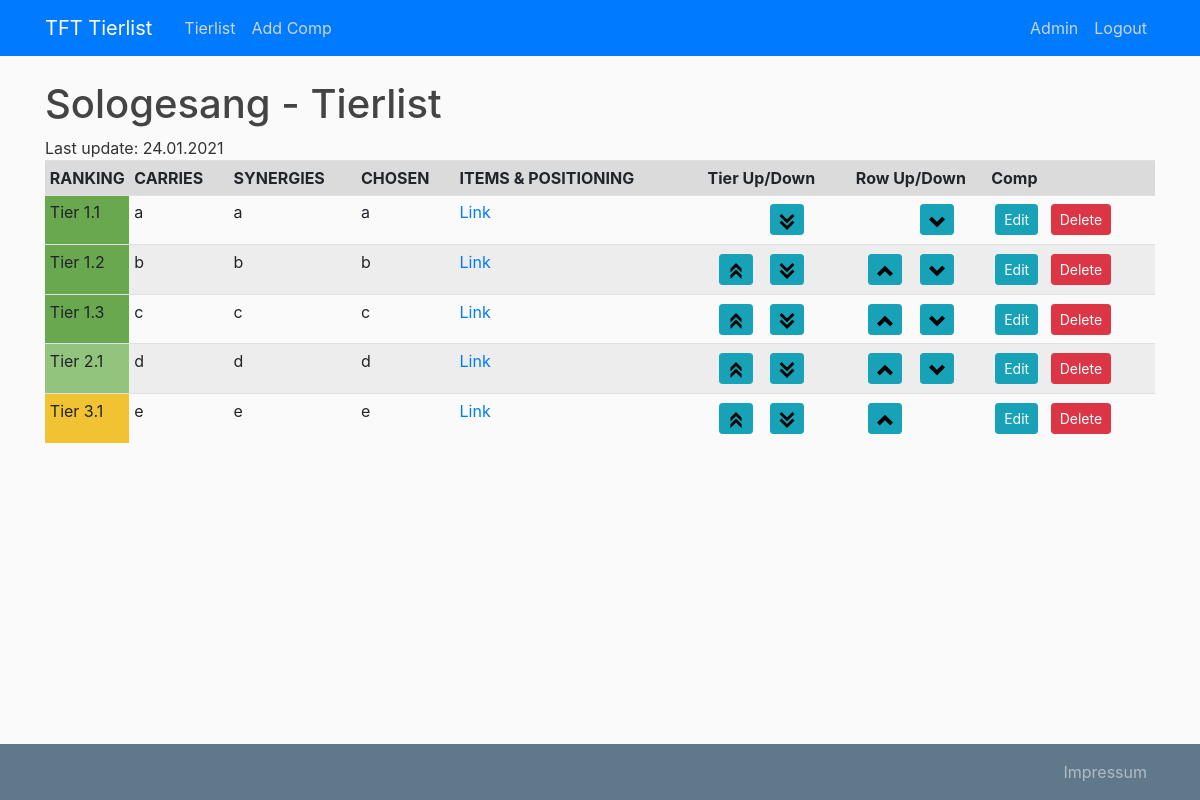
The page /home (signed in) on the database as committed earlier.
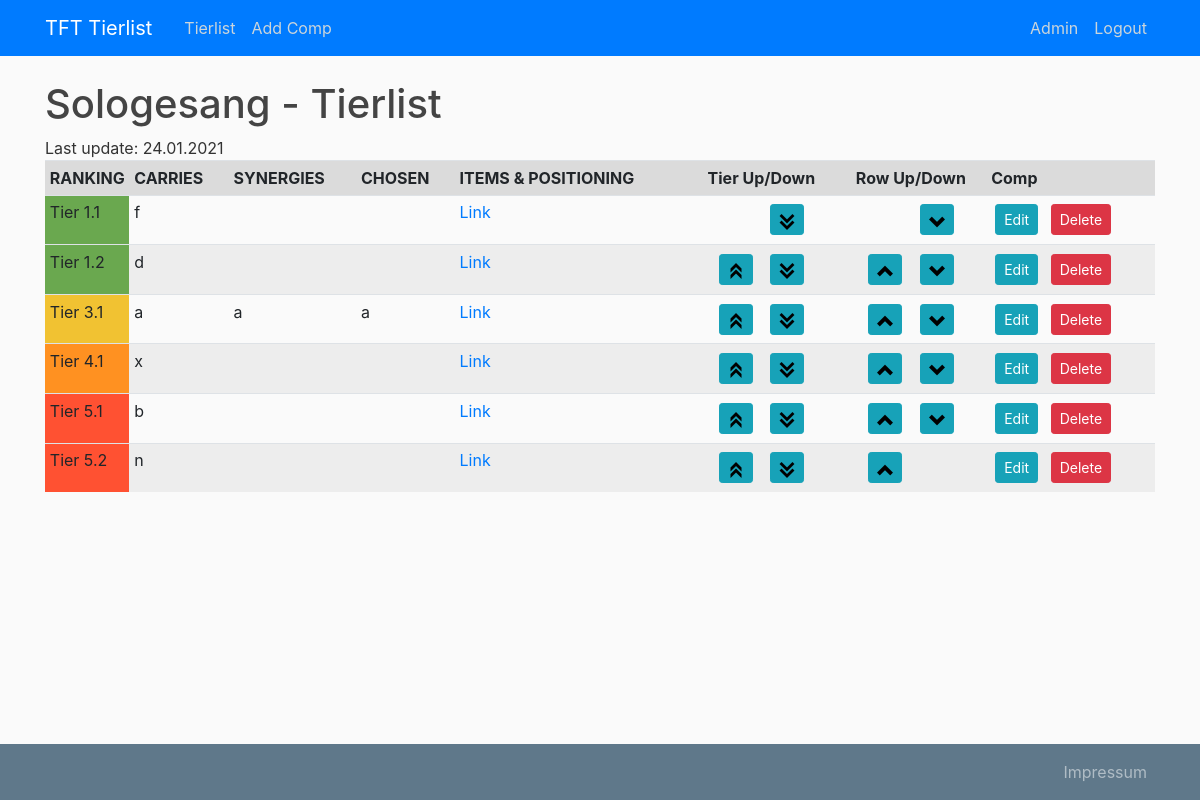
The same page on the database as committed later.
### tierlist/models.py (models this page shows, shortened)
class Comp(db.Model):
    id = db.Column(db.Integer, primary_key=True)
    tier = db.Column(db.Integer, nullable=False)
    sub_tier = db.Column(db.Integer, nullable=False)
    carries = db.Column(db.String(100), nullable=False)
    synergies = db.Column(db.String(100), nullable=False)
    lolchess = db.Column(db.String(200), nullable=False)
    chosen = db.Column(db.String(100), nullable=False)
    list_id = db.Column(db.Integer, db.ForeignKey(
        'tierlist.id'), nullable=False)

### tierlist/main/routes.py (the view)
@main.route("/")
@main.route("/home")
def home():
    comps = Comp.query.order_by(Comp.tier.asc(), Comp.sub_tier.asc()).all()
    tierlist = Tierlist.query.first()
    return render_template('tierlist.html', comps=comps, tierlist=tierlist, title="Sologesang")

### tierlist/models.py (called while the page is built)
@login_manager.user_loader
def load_user(user_id):
    return User.query.get(int(user_id))

### tierlist/templates/tierlist.html (shortened to what this page needs)
{% extends "layout.html" %}
{% block content %}
    <h1>Sologesang - Tierlist</h1>
    <div>Last update: {{ tierlist.last_updated.strftime('%d.%m.%Y') }}</div>
    <table class="table table-hover table-striped table-sm">
    <tbody>
        <tr class="table-active">
            <th style="width: 50px">RANKING</th>
            <th>CARRIES</th>
            <th>SYNERGIES</th>
            <th>CHOSEN</th>
            <th>ITEMS & POSITIONING</th>
            {% if current_user.is_authenticated and current_user.is_admin %}
                <th class="text-center" colspan="2">Tier Up/Down</th>
                <th class="text-center" colspan="2">Row Up/Down</th>
                <th>Comp</th>
            {% endif %}
        </tr>
    	{% for comp in comps %}
            <tr>
                <td class="tier-{{ comp.tier }}">Tier {{ comp.tier }}.{{ comp.sub_tier }}</td>
                <td class="ml-2">{{ comp.carries }}</td>
                <td class="ml-2">{{ comp.synergies }}</td>
                <td class="ml-2">{{ comp.chosen }}</td>
                <td class="ml-2"><a href="{{ comp.lolchess }}" target="_blank">Link</a></td>
                {% if current_user.is_authenticated and current_user.is_admin %}
                    <td>
                        {% if comp.tier > 1 or comp.sub_tier > 1 %}
                            <a class="btn btn-info btn-sm m-1 float-right" href="{{ url_for('comps.move_comp', comp_id=comp.id, direction='tier-up') }}">
                                <img src="{{ url_for('static', filename='arrow-up-tier.ico') }}" alt="Tier up" class="">
                            </a>
                        {% endif %}
                    </td>
                    <td>
                        <a class="btn btn-info btn-sm m-1" href="{{ url_for('comps.move_comp', comp_id=comp.id, direction='tier-down') }}">
                            <img src="{{ url_for('static', filename='arrow-down-tier.ico') }}" alt="Tier down" class="">
                        </a>
                    </td>
                    <td>
                        {% if comp.tier > 1 or comp.sub_tier > 1 %}
                            <a class="btn btn-info btn-sm m-1 float-right" href="{{ url_for('comps.move_comp', comp_id=comp.id, direction='up') }}">
                                <img src="{{ url_for('static', filename='arrow-up-sub-tier.ico') }}" alt="Sub Tier up" class="">
                            </a>
                        {% endif %}
                    </td>
                    <td>
                        {% if comp != comps[-1] %}
                            <a class="btn btn-info btn-sm m-1" href="{{ url_for('comps.move_comp', comp_id=comp.id, direction='down') }}">
                                <img src="{{ url_for('static', filename='arrow-down-sub-tier.ico') }}" alt="Sub Tier down" class="">
                            </a>
                        {% endif %}
                    </td>
                    <td>
                        <a class="btn btn-info btn-sm m-1" href="{{ url_for('comps.update_comp', comp_id=comp.id) }}">Edit</a>
                        <button type="button" class="btn btn-danger btn-sm m-1" data-toggle="modal" data-target="#deleteModal{{ comp.id }}">Delete</button>
                    </td>
                {% endif %}
            </tr>
    	{% endfor %}
    </tbody>
    </table>
{% endblock content %}

Rows that differ between the two databases and show on the page:
removed Comp: tier "1", sub_tier "1", carries "a", synergies "a", chosen "a"
removed Comp: tier "1", sub_tier "2", carries "b", synergies "b", chosen "b"
removed Comp: tier "1", sub_tier "3", carries "c", synergies "c", chosen "c"
removed Comp: tier "2", sub_tier "1", carries "d", synergies "d", chosen "d"
removed Comp: tier "3", sub_tier "1", carries "e", synergies "e", chosen "e"
added Comp: tier "1", sub_tier "1", carries "f"
added Comp: tier "1", sub_tier "2", carries "d"
added Comp: tier "3", sub_tier "1", carries "a", synergies "a", chosen "a"
added Comp: tier "4", sub_tier "1", carries "x"
added Comp: tier "5", sub_tier "1", carries "b"
added Comp: tier "5", sub_tier "2", carries "n"
